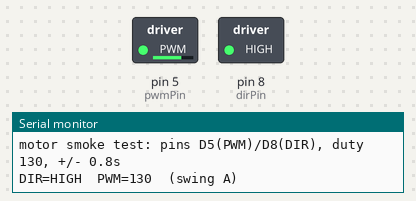
Simulated run of this sketch. Board: Arduino Uno, built with avr-gcc and run on an emulated ATmega328P. On the bench: switched loads named in the sketch (green lamp = pin HIGH), the last lines printed to the serial monitor. Dashed ring = blinking.

Above: at 0.05 s.
At 2.9 s:
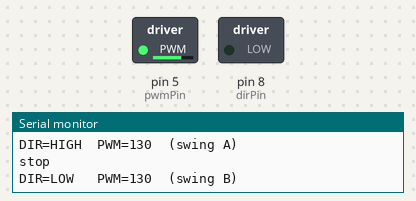
Timing chart, 0 to 7.8 s (numbered marks = the images above):
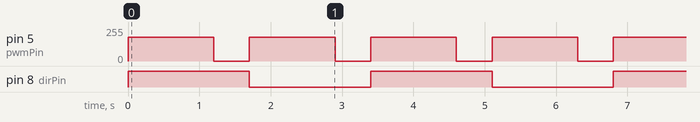

Measured:
- by itself, pin 5 (pwmPin): alternates 180/255 for 1.2 s and 0/255 for 0.50 s
- by itself, pin 8 (dirPin): alternates HIGH for 1.7 s and LOW for 1.7 s

The sketch:

welding_motor_smoketest.ino
```cpp
// welding_motor_smoketest.ino
// --------------------------------------------------------------------------
// MINIMAL open-loop motor smoke test, modeled on the known-good stock Hapkit
// demo sketch. Purpose: isolate "does the motor drive at
// all" from the full welding firmware (no I2C, no 1 kHz ISR, no safety state
// machine, no sensor). If THIS moves the motor, the fault is in the welding
// firmware's drive path; if this ALSO shows 0 A / no motion, the fault is the
// hardware power path (motor supply rail, H-bridge, or motor leads).
//
// Pins match welding_common/config.h:
//   Motor 1: PWM = D5, DIR = D8   (Hapkit Motor 1 channel)
//
// Behavior: swing one direction ~0.8 s, pause ~0.4 s, swing the other way
// ~0.8 s, pause ~0.4 s, repeat. Same "wiggle" shape as JOG_MODE, open-loop.
// --------------------------------------------------------------------------

const int pwmPin = 5;   // PWM output pin for motor 1  (matches config.h kPinMotPwm)
const int dirPin = 8;   // direction output pin for motor 1 (matches config.h kPinMotDir)

const int kDuty   = 180;   // 0..255 (~71%). Open-loop; hand on the kill switch.
const int kDriveMs = 1200; // drive time each direction (longer -> bigger sweep)
const int kPauseMs = 500;  // pause between direction flips

void setup() {
  Serial.begin(115200);

  // DO NOT call setPwmFrequency(5, ...) here. Pins 5/6 PWM run off Timer0 —
  // the same timer as millis()/delay(). The stock Hapkit sketch sets divisor 1
  // (~31 kHz), which makes Timer0 tick 64x fast and delay() run 64x short,
  // collapsing the 0.8 s swings into a buzz. The stock sketch was immune because
  // its loop never calls delay(). We leave Timer0 at default (~976 Hz PWM, mild
  // whine) so the delay()-based timing below is correct.

  pinMode(pwmPin, OUTPUT);
  pinMode(dirPin, OUTPUT);
  analogWrite(pwmPin, 0);     // start stopped
  digitalWrite(dirPin, LOW);

  Serial.println(F("motor smoke test: pins D5(PWM)/D8(DIR), duty 130, +/- 0.8s"));
}

void loop() {
  // --- swing one way ---
  digitalWrite(dirPin, HIGH);
  analogWrite(pwmPin, kDuty);
  Serial.println(F("DIR=HIGH  PWM=130  (swing A)"));
  delay(kDriveMs);

  analogWrite(pwmPin, 0);
  Serial.println(F("stop"));
  delay(kPauseMs);

  // --- swing the other way ---
  digitalWrite(dirPin, LOW);
  analogWrite(pwmPin, kDuty);
  Serial.println(F("DIR=LOW   PWM=130  (swing B)"));
  delay(kDriveMs);

  analogWrite(pwmPin, 0);
  Serial.println(F("stop"));
  delay(kPauseMs);
}
```
